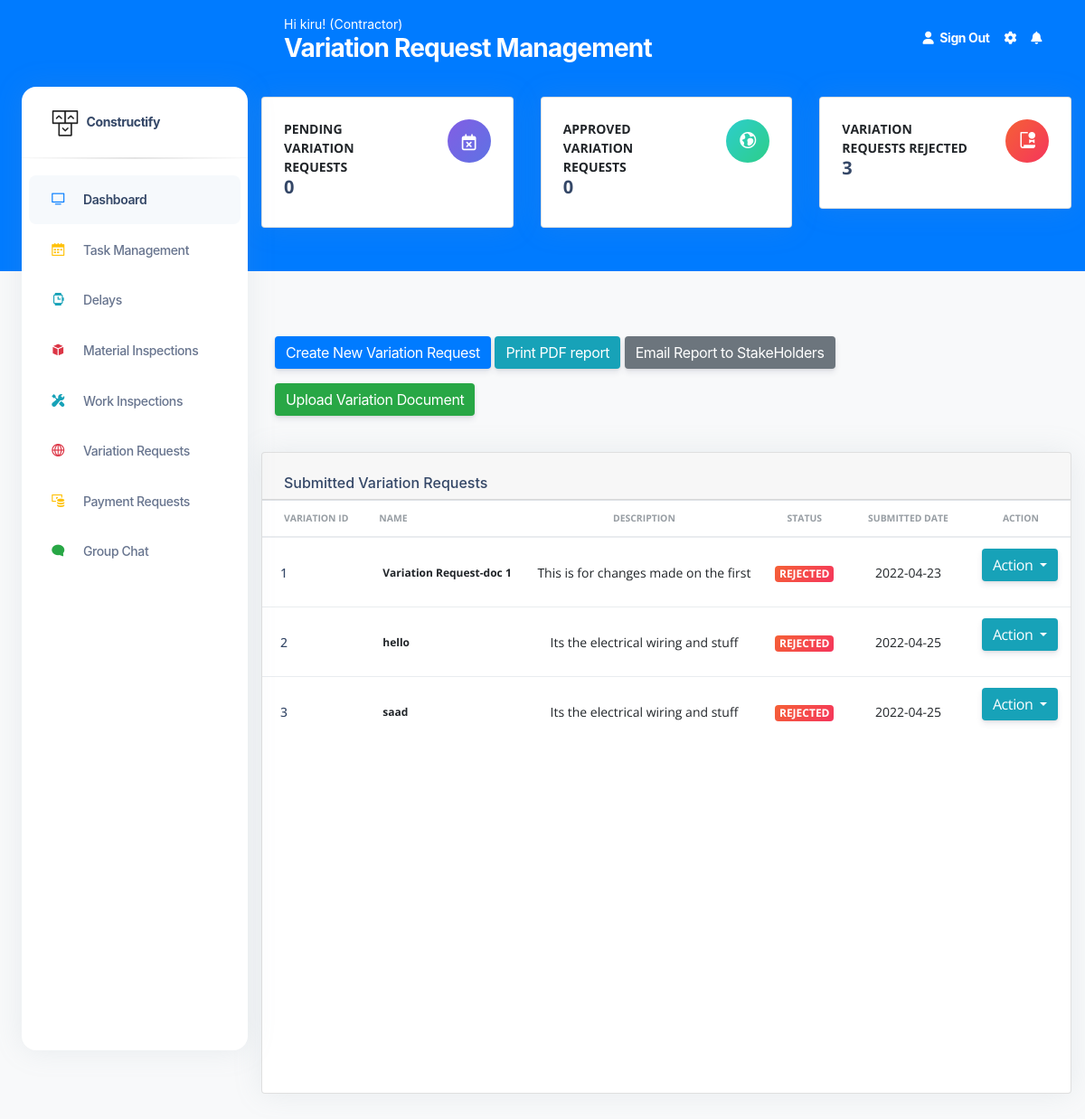
Page /VariationRequests (signed in) on the committed database.
### construct/models.py (models this page shows, shortened)
class User(db.Model, UserMixin):
    id = db.Column(db.Integer(), nullable=False, primary_key=True)
    username = db.Column(db.String(length=30), nullable=False, unique=True)
    email_address = db.Column(db.String(length=50),
                              nullable=False, unique=True)
    password_hash = db.Column(db.String(length=50),
                              nullable=False, unique=True)
    role = db.Column(db.String(length=30), nullable=False, unique=False)
    contact_number = db.Column(db.String(length=30), nullable=False, unique=False)
    @property
    def password(self):
        return self.password

class VariationInspectionRequests(db.Model):
    id = db.Column(db.Integer(), nullable=False, primary_key=True)
    name = db.Column(db.String(length=30), nullable=False)
    description = db.Column(db.String(length=30), nullable=False)
    status = db.Column(db.String(length=30), nullable=True, default="Submitted")
    submitted_date = db.Column(db.String(length=30), nullable=False)

### construct/routes.py (the view)
@app.route("/VariationRequests", methods=['GET', 'POST'])
@login_required
def variation_requests_page():
    db.create_all()
    pending_variation= VariationInspectionRequests.query.filter(VariationInspectionRequests.status == "Submitted").count()
    approved_variation= VariationInspectionRequests.query.filter(VariationInspectionRequests.status == "Approved!").count()
    Rejected_variation= VariationInspectionRequests.query.filter(VariationInspectionRequests.status == "Rejected").count()
    variation_list = VariationInspectionRequests.query.all()
    page_message="Variation Request Management"
    if request.method == "GET":
        return render_template('VariationsManagementPage.html',pending_variation=pending_variation,
        approved_variation=approved_variation,Rejected_variation=Rejected_variation,
        variation_list=variation_list,page_message=page_message )

### construct/models.py (called while the page is built)
@login_manager.user_loader
def load_user(user_id):
    return User.query.get(int(user_id))

### construct/templates/VariationsManagementPage.html (shortened to what this page needs)
<!DOCTYPE html>
<html lang="en">
<head>
  <link href="{{ url_for('static', filename='assets')}}/css/nucleo-icons.css" rel="stylesheet" />
  <link href="{{ url_for('static', filename='assets')}}/css/nucleo-svg.css" rel="stylesheet" />
  <link href="{{ url_for('static', filename='assets')}}/css/nucleo-svg.css" rel="stylesheet" />
  <link id="pagestyle" href="{{ url_for('static', filename='assets')}}/css/argon-dashboard.css?v=2.0.2"
    rel="stylesheet" />
  <link rel="stylesheet" type="text/css"
    href="https://stackpath.bootstrapcdn.com/bootstrap/4.2.1/css/bootstrap.min.css">
</head>
{% include 'includes/GlobalSideNavbar.html' %}
<main class="main-content position-relative border-radius-lg ">
  {% include 'includes/GlobalNavbar.html' %}
  <div class="container-fluid py-4">
    <div class="row">
      <div class="col-xl-4 col-sm-6 mb-xl-0 mb-4">
        <div class="card">
          <div class="card-body p-4">
            <div class="row">
              <div class="col-8">
                <div class="numbers">
                  <p class="text-sm mb-0 text-uppercase font-weight-bold">Pending Variation Requests</p>
                  <h5 class="font-weight-bolder">
                    {{pending_variation}}
                  </h5>
                </div>
              </div>
              <div class="col-4 text-end">
                <div class="icon icon-shape bg-gradient-primary shadow-primary text-center rounded-circle">
                  <i class="fa fa-calendar-times-o text-lg opacity-10" aria-hidden="true"></i>
                </div>
              </div>
            </div>
          </div>
        </div>
      </div>
      <div class="col-xl-4 col-sm-6 mb-xl-0 mb-4">
        <div class="card">
          <div class="card-body p-4">
            <div class="row">
              <div class="col-8">
                <div class="numbers">
                  <p class="text-sm mb-0 text-uppercase font-weight-bold">Approved Variation Requests</p>
                  <h5 class="font-weight-bolder">
                    {{approved_variation}}
                  </h5>
                </div>
              </div>
              <div class="col-4 text-end">
                <div class="icon icon-shape bg-gradient-success shadow-success text-center rounded-circle">
                  <i class="ni ni-world text-lg opacity-10" aria-hidden="true"></i>
                </div>
              </div>
            </div>
          </div>
        </div>
      </div>
      <div class="col-xl-4 col-sm-6 mb-xl-0 mb-4">
        <div class="card">
          <div class="card-body p-4">
            <div class="row">
              <div class="col-8">
                <div class="numbers">
                  <p class="text-sm mb-0 text-uppercase font-weight-bold">Variation Requests Rejected</p>
                  <h5 class="font-weight-bolder">
                    {{Rejected_variation}}
                  </h5>
                </div>
              </div>
              <div class="col-4 text-end">
                <div class="icon icon-shape bg-gradient-danger shadow-danger text-center rounded-circle">
                  <i class="ni ni-paper-diploma text-lg opacity-10" aria-hidden="true"></i>
                </div>
              </div>
            </div>
          </div>
        </div>
      </div>
    </div>
  </div>
  <br><br><br><br>
 <div class="col-10">
    <div class="container">
      <div class="row">
        <div class="col text-left">
         {% if current_user.role == 'Contractor' %}
          <a href="{{url_for('VariationCreate')}}" class="btn btn-primary" role="button" aria-disabled="true"
            target="_blank">Create New Variation Request</a>
       {% endif %}
             <a href="{{url_for('VariationPdfGeneration')}}" class="btn btn-info" role="button" aria-disabled="true"
           target="_blank">Print PDF report</a>
                  <a href="{{url_for('VariationPdfGeneration')}}?needs_to_be_emailed=Yes" class="btn btn-secondary" role="button" aria-disabled="true"
            target="_blank">Email Report to StakeHolders</a>
                   {% if current_user.role == 'Contractor' %}
         <a href="{{url_for('VariationDocumentUploadPage')}}" class="btn btn-success" role="button" aria-disabled="true"
            target="_blank">Upload Variation Document</a>
          {% endif %}
        </div>
      </div>
    </div>
  </div>
  <div class="container-fluid py-4">
    <div class="row">
      <div class="col-12">
        <div class="card mb-4">
          <div class="card-header pb-0">
            <h6>Submitted Variation Requests</h6>
          </div>
          <div class="card-body px-0 pt-0 pb-10">
            <div class="table-responsive p-0">
              <table class="table align-items-center mb-10">
                <thead>
                  <tr>
                    <th class="text-uppercase text-secondary text-xxs font-weight-bolder opacity-7">Variation ID</th>
                    <th class="text-uppercase text-secondary text-xxs font-weight-bolder opacity-7 ps-2">Name</th>
                    <th class="text-center text-uppercase text-secondary text-xxs font-weight-bolder opacity-7">Description</th>
                    <th class="text-center text-uppercase text-secondary text-xxs font-weight-bolder opacity-7">Status</th>
                    <th class="text-center text-uppercase text-secondary text-xxs font-weight-bolder opacity-7">Submitted Date</th>
                    <th class="text-center text-uppercase text-secondary text-xxs font-weight-bolder opacity-7">Action</th>
                  </tr>
                </thead>
                <tbody>
                  {% for variation in variation_list %}
                  <tr>
                    <td>
                      <div class="d-flex px-2 py-1">
                        <div class="d-flex flex-column justify-content-center">
                          <h6 class="mb-0 text-sm">{{variation.id}}</h6>
                        </div>
                      </div>
                    </td>
                    <td>
                      <p class="text-xs font-weight-bold mb-0">{{variation.name}}</p>
                    </td>
                    <td class="align-middle text-center text-sm">
                      <p class="mb-0 text-sm">{{variation.description}}</p>
                    </td>
                    {% if 'Rejected' in variation.status %}
                    <td class="align-middle text-center">
                      <span class="badge badge-sm bg-gradient-danger">{{variation.status}}</span>
                    </td>
                    {% endif %}
                    <td class="align-middle text-center">
                      <p class="mb-0 text-sm">{{variation.submitted_date}}</p>
                    </td>
                  <td class="align-middle">
                          <div class="btn-group">
                      <button type="button" class="btn btn-info dropdown-toggle" data-toggle="dropdown"
                          aria-haspopup="true" aria-expanded="false">
                         Action
                        </button>
                      </div>
                    </td>
                  </tr>
                  {% endfor %}
                </tbody>
              </table>
            </div>
          </div>
        </div>
      </div>
    </div>
  </div>
  </body>
</html>

### construct/templates/includes/GlobalNavbar.html (shortened to what this page needs)
<nav class="navbar navbar-main navbar-expand-lg px-0 mx-4 shadow-none border-radius-xl " id="navbarBlur" data-scroll="false">
    <div class="container-fluid py-1 px-3">
      <nav aria-label="breadcrumb">
        <ol class="breadcrumb bg-transparent mb-0 pb-0 pt-1 px-0 me-sm-6 me-5">
          <li class="breadcrumb-item text-sm text-white active" aria-current="page">Hi {{current_user.username}}! ({{current_user.role}}) </li>
        </ol>
        <h3 class="font-weight-bolder text-white mb-0"> {{page_message}}</h3>
      </nav>
        <ul class="navbar-nav  justify-content-end">
          <li class="nav-item d-flex align-items-left">
            <a href="{{url_for('logout_page')}}" class="nav-link text-white font-weight-bold px-0">
              <i class="fa fa-user me-sm-1"></i>
              <span class="d-sm-inline d-none">Sign Out</span>
            </a>
          </li>
          <li class="nav-item px-3 d-flex align-items-center">
            <a href="javascript:;" class="nav-link text-white p-0">
              <i class="fa fa-cog fixed-plugin-button-nav cursor-pointer"></i>
            </a>
          </li>
          <li class="nav-item dropdown pe-2 d-flex align-items-center">
            <a href="javascript:;" class="nav-link text-white p-0" id="dropdownMenuButton" data-bs-toggle="dropdown" aria-expanded="false">
              <i class="fa fa-bell cursor-pointer"></i>
            </a>
          </li>
        </ul>
      </div>
  </nav>

### construct/static/assets/css/nucleo-svg.css (style rules this page uses)
.icon { display: inline-block; color: #111111; height: 1em; width: 1em; }
.icon { fill: currentColor; stroke: none; }

### rows in the picture
User: username "kiru", role "Contractor"
VariationInspectionRequests: id "1", name "Variation Request-doc 1", description "This is for changes made on the first", status "REJECTED", submitted_date "2022-04-23"
VariationInspectionRequests: id "2", name "hello", description "Its the electrical wiring and stuff", status "REJECTED", submitted_date "2022-04-25"
VariationInspectionRequests: id "3", name "saad", description "Its the electrical wiring and stuff", status "REJECTED", submitted_date "2022-04-25"

### other values in the picture
{{ page_message }} "Variation Request Management"
{{ pending_variation }} "0"
{{ approved_variation }} "0"
{{ Rejected_variation }} "3"
